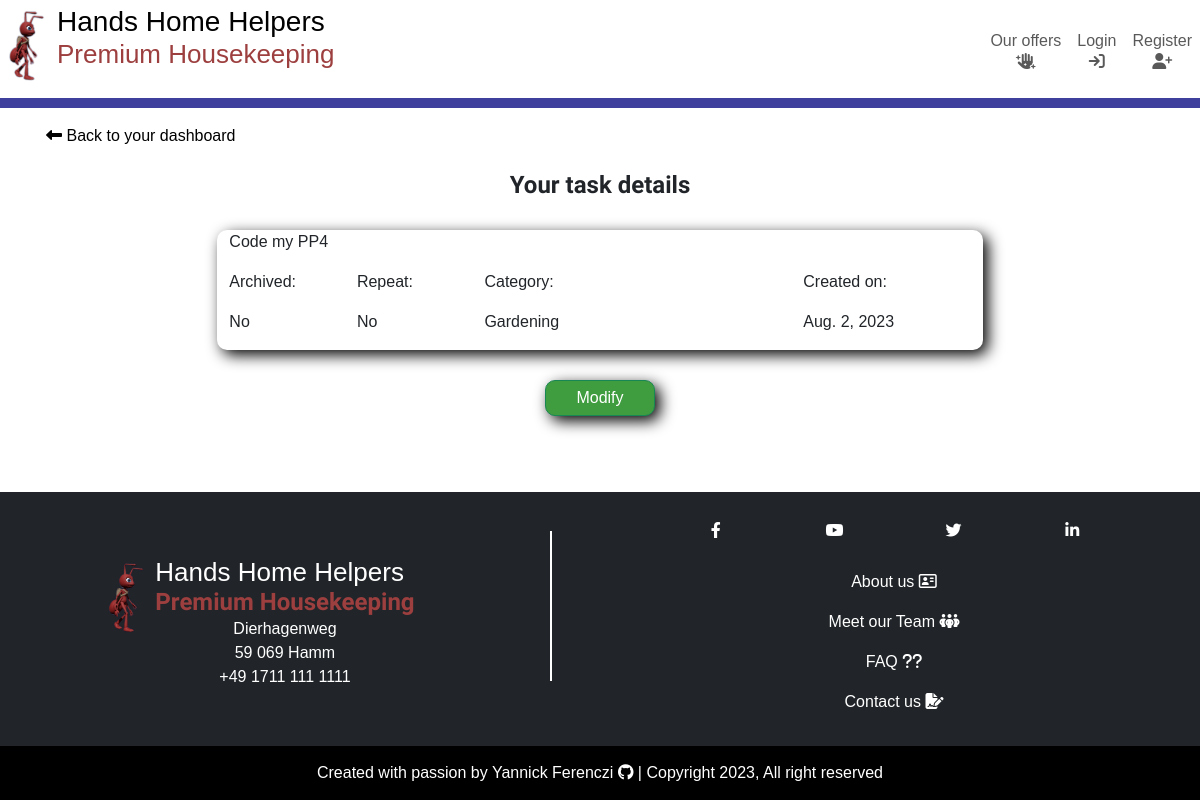
The page /dashboard/detail_task/2/ on the database its author committed.
### tasks/models.py (models this page shows, shortened)
class Task(models.Model):
    CATEGORIES = [
        ("Gardening", "Gardening"),
        ("Cleaning", "Cleaning"),
        ("Garden patch", "Garden patch"),
        ("Swimming pool", "Swimming pool"),
        ("Renovation and repair", "Renovation and repair"),
        ("Home care", "Home care"),
    ]
    name = models.CharField(max_length=250, )
    done = models.BooleanField(default=False)
    owner = models.ForeignKey(
        User,
        on_delete=models.CASCADE,
        related_name="task_owner",
    )
    created_on = models.DateField(auto_now_add=True)
    category = models.CharField(
        max_length=50,
        choices=CATEGORIES,
        default="CLEANING",
    )
    repeat = models.BooleanField(default=False)
    employee = models.ForeignKey(
        Employee,
        on_delete=models.PROTECT,
        related_name="employees",
        blank=True,
        null=True,
    )
    comment = models.CharField(max_length=250, blank=True, null=True)
    class Meta:
        ordering = ["-created_on"]

### tasks/views.py (the view)
class TaskDetailView(generic.DetailView):
    model = Task
    template_name = "tasks/task_detail.html"
    context_object_name = "task"

### tasks/templates/tasks/task_detail.html (shortened to what this page needs)
{% extends "base.html" %}
{% load static %}
{% block content %}
<div class="container-fluid container-lg p-2">
    <div class="row">
        <div class="col">
            <div class="m-2">
                <a href="{% url 'dashboard' %}"><i class="fa-solid fa-left-long"></i> Back to your dashboard</a>
            </div>
        </div>
    </div>
    <div class="row">
        <div class="col">
            <h3>Your task details</h3>
        </div>
    </div>
    <div class="row">
        <div class="col-12 col-md-8 offset-md-2 dashboard-item">
            <div class="row">
                <div class="col">
                    <p class="content-centered">{{ task.name }}</p>
                </div>
            </div>
            <div class="row">
                <div class="col-2">
                    <p>Archived:</p>
                    <p>{% if task.done %}Yes{% else %}No{% endif %}</p>
                </div>
                <div class="col-2">
                    <p>Repeat:</p>
                    <p>{% if task.repeat %}Yes{% else %}No{% endif %}</p>
                </div>
                <div class="col-5">
                    <p>Category:</p>
                    <p>{{ task.category }}</p>
                </div>
                <div class="col-3">
                    <p>Created on:</p>
                    <p>{{ task.created_on }}</p>
                </div>
            </div>
        </div>
    </div>
    <div class="row">
        <div class="col centered-content">
            <a class="form-btn btn btn-success" href="{% url 'task_update' task.pk %}">Modify</a>
        </div>
    </div>
</div>
{% endblock content %}

### static/css/style.css (style rules this page uses)
.btn-success { background-color: #3f9d3f; }
.form-btn { padding: 5px 30px; text-align: center; margin: 15px 15px 25px; border-radius: 10px; box-shadow: 5px 5px 15px black; }
body { display: flex; font-family: 'Merriweather Sans', sans-serif; flex-direction: column; min-height: 100vh; }
h3, h4, h5, h6 { margin: 0; font-family: 'Andika', sans-serif; font-weight: bold; text-align: center; }
h3 { font-size: 20px; padding: 15px; }
.centered-content { text-align: center; }
.container-fluid { padding: 0; }
a { text-decoration: none; color: black; }
.dashboard-item { margin: 15px auto; background-color: #fff; border-radius: 10px; box-shadow: 5px 5px 15px black; overflow: hidden; }
@media only screen and (min-width: 768px) { h3 { font-size: 24px; padding: 15px; } }

### rows shown on the page
Task: name "Code my PP4", category "Gardening", created_on "Aug. 2, 2023"
